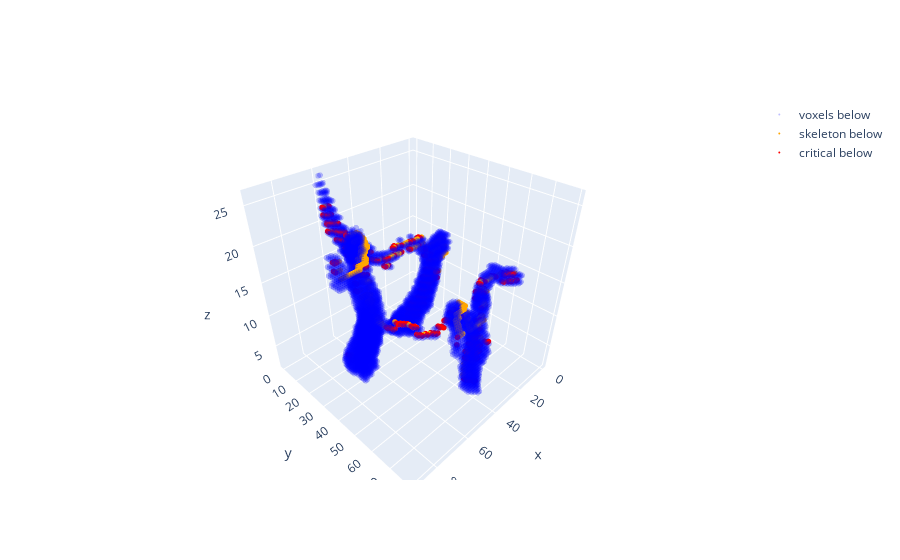

Notebook cell for this chart:
### Code cell
MC = mc.MorseComplex(foreground)
MC.process_lower_stars(10, 10, 10)

MC.extract_morse_skeleton_below(1, 1)
plot_morse_skeleton(MC, foreground, 1)

### Figure 1 — Plotly figure (JSON) as saved in the notebook; plotly's stock layout.template omitted (floating-point values rounded to 4 significant figures; data arrays with more than 128 entries replaced by an {"elided": "..."} marker saying what was removed)
{"data": [{"marker": {"color": "blue", "size": 2}, "mode": "markers", "name": "voxels below", "opacity": 0.25, "type": "scatter3d", "x": {"elided": "6552 int values"}, "y": {"elided": "6552 int values"}, "z": {"elided": "6552 int values"}}, {"marker": {"color": "orange", "size": 2}, "mode": "markers", "name": "skeleton below", "type": "scatter3d", "x": {"elided": "466 int values"}, "y": {"elided": "466 int values"}, "z": {"elided": "466 int values"}}, {"marker": {"color": "red", "size": 2}, "mode": "markers", "name": "critical below", "type": "scatter3d", "x": {"elided": "473 int values"}, "y": {"elided": "473 int values"}, "z": {"elided": "473 int values"}}], "layout": {"scene": {"aspectmode": "manual", "aspectratio": {"x": 1, "y": 1, "z": 1}}}}
